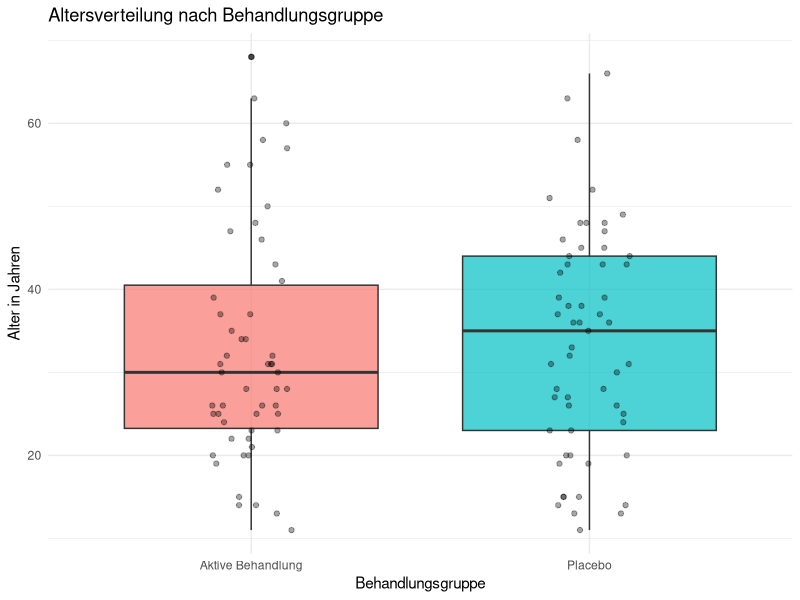
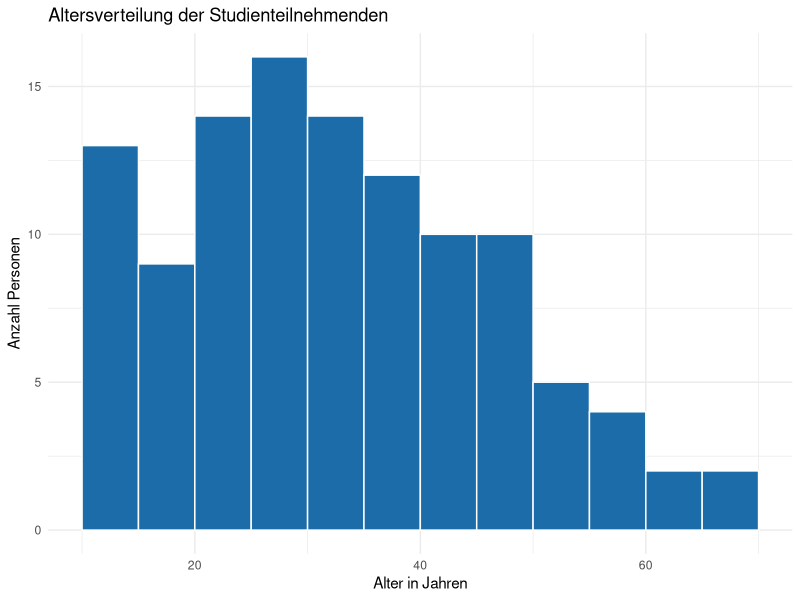
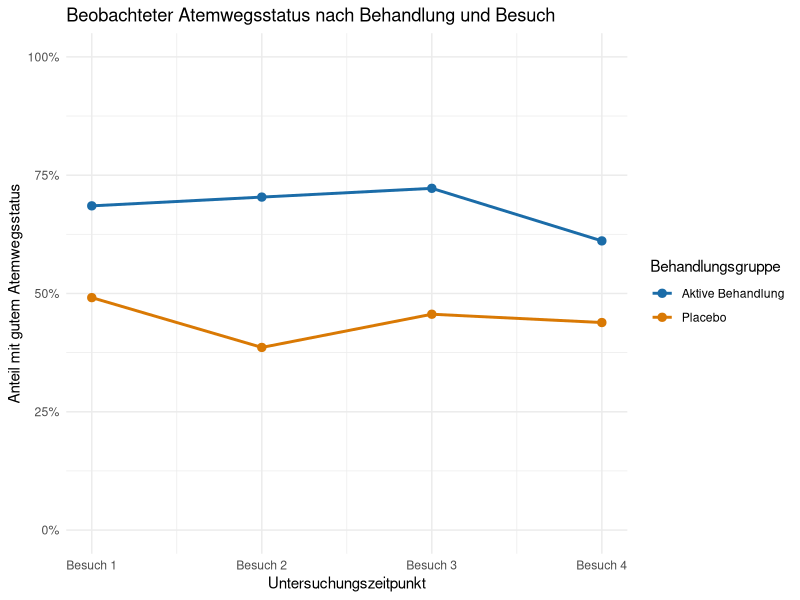
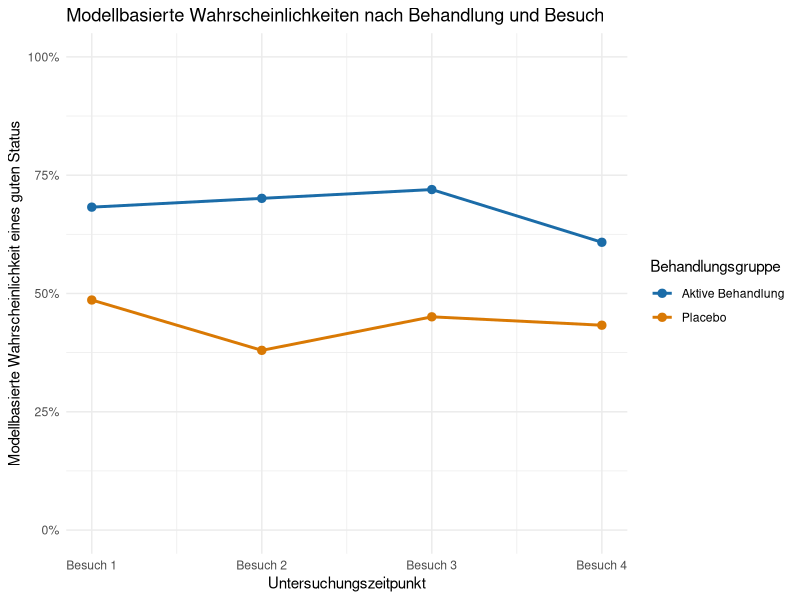
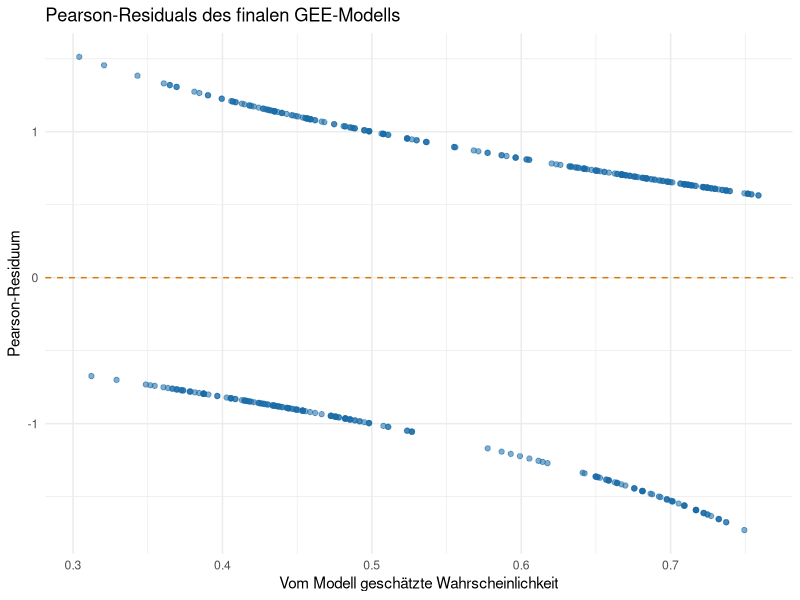

Write the R code that produced these figures, in order.
## ---- chunk 1
#| label: setup

library(geepack)
library(dplyr)
library(tidyr)
library(ggplot2)

data("respiratory", package = "geepack")
## ---- chunk 2
dim(respiratory)
names(respiratory)
str(respiratory)
head(respiratory)
summary(respiratory)
## ---- chunk 3
respiratory <- respiratory %>%
  mutate(
    person_id = interaction(center, id, drop = TRUE)
  )

n_distinct(respiratory$person_id)
## ---- chunk 4
respiratory %>%
  count(person_id, name = "messungen_pro_person") %>%
  count(
    messungen_pro_person,
    name = "anzahl_personen"
  )
## ---- chunk 5
respiratory %>%
  summarise(
    anzahl_personen = n_distinct(person_id),
    anzahl_messungen = n(),
    minimale_messungen_pro_person = min(table(person_id)),
    maximale_messungen_pro_person = max(table(person_id)),
    alle_personen_mit_vier_messungen =
      all(table(person_id) == 4)
  )
## ---- chunk 6
table(respiratory$outcome, useNA = "ifany")
table(respiratory$treat, respiratory$outcome, useNA = "ifany")
## ---- chunk 7
respiratory %>%
  count(center, id) %>%
  summarise(
    anzahl_personen = n(),
    maximale_messungen_pro_person = max(n),
    minimale_messungen_pro_person = min(n)
  )
## ---- chunk 8
respiratory %>%
  distinct(person_id, .keep_all = TRUE) %>%
  group_by(treat) %>%
  summarise(
    personen = n(),
    alter_mittelwert = mean(age),
    alter_median = median(age),
    alter_sd = sd(age),
    alter_minimum = min(age),
    alter_maximum = max(age),
    .groups = "drop"
  )
## ---- chunk 9
respiratory %>%
  distinct(person_id, .keep_all = TRUE) %>%
  count(treat, sex) %>%
  group_by(treat) %>%
  mutate(
    anteil = n / sum(n)
  )
## ---- chunk 10
ggplot(
  respiratory %>%
    distinct(person_id, .keep_all = TRUE),
  aes(x = treat, y = age, fill = treat)
) +
  geom_boxplot(alpha = 0.7) +
  geom_jitter(
    width = 0.12,
    alpha = 0.35,
    height = 0
  ) +
  scale_x_discrete(
    labels = c(
      A = "Aktive Behandlung",
      P = "Placebo"
    )
  ) +
  labs(
    x = "Behandlungsgruppe",
    y = "Alter in Jahren",
    title = "Altersverteilung nach Behandlungsgruppe"
  ) +
  theme_minimal() +
  theme(legend.position = "none")
## ---- chunk 11
ggplot(
  respiratory %>%
    distinct(person_id, .keep_all = TRUE),
  aes(x = age)
) +
  geom_histogram(
    binwidth = 5,
    boundary = 0,
    color = "white",
    fill = "#1B6CA8"
  ) +
  labs(
    x = "Alter in Jahren",
    y = "Anzahl Personen",
    title = "Altersverteilung der Studienteilnehmenden"
  ) +
  theme_minimal()
## ---- chunk 12
deskriptiv_outcome <- respiratory %>%
  group_by(treat, visit) %>%
  summarise(
    personen = n_distinct(person_id),
    beobachtungen = n(),
    guter_status = sum(outcome == 1, na.rm = TRUE),
    schlechter_status = sum(outcome == 0, na.rm = TRUE),
    anteil_guter_status = guter_status / beobachtungen,
    .groups = "drop"
  ) %>%
  mutate(
    anteil_prozent = 100 * anteil_guter_status
  )

deskriptiv_outcome
## ---- chunk 13
deskriptiv_outcome %>%
  mutate(
    Behandlung = case_when(
      treat == "A" ~ "Aktive Behandlung",
      treat == "P" ~ "Placebo",
      TRUE ~ as.character(treat)
    ),
    Besuch = paste("Besuch", visit)
  ) %>%
  select(
    Behandlung,
    Besuch,
    personen,
    beobachtungen,
    guter_status,
    schlechter_status,
    anteil_prozent
  )
## ---- chunk 14
ggplot(
  deskriptiv_outcome,
  aes(
    x = visit,
    y = anteil_guter_status,
    color = treat,
    group = treat
  )
) +
  geom_line(linewidth = 1) +
  geom_point(size = 2.5) +
  scale_x_continuous(
    breaks = 1:4,
    labels = paste("Besuch", 1:4)
  ) +
  scale_y_continuous(
    limits = c(0, 1),
    labels = scales::percent_format(accuracy = 1)
  ) +
  scale_color_manual(
    values = c(
      A = "#1B6CA8",
      P = "#D97904"
    ),
    labels = c(
      A = "Aktive Behandlung",
      P = "Placebo"
    )
  ) +
  labs(
    x = "Untersuchungszeitpunkt",
    y = "Anteil mit gutem Atemwegsstatus",
    color = "Behandlungsgruppe",
    title = "Beobachteter Atemwegsstatus nach Behandlung und Besuch"
  ) +
  theme_minimal()
## ---- chunk 15
zeitpunkt_tests <- lapply(sort(unique(respiratory$visit)), function(v) {
  
  daten_v <- respiratory %>%
    filter(visit == v) %>%
    group_by(treat) %>%
    summarise(
      guter_status = sum(outcome == 1, na.rm = TRUE),
      personen = n(),
      .groups = "drop"
    )
  
  test <- prop.test(
    x = daten_v$guter_status,
    n = daten_v$personen,
    correct = FALSE
  )
  
  tibble(
    visit = v,
    guter_status_aktiv = daten_v$guter_status[daten_v$treat == "A"],
    personen_aktiv = daten_v$personen[daten_v$treat == "A"],
    guter_status_placebo = daten_v$guter_status[daten_v$treat == "P"],
    personen_placebo = daten_v$personen[daten_v$treat == "P"],
    anteil_aktiv = guter_status_aktiv / personen_aktiv,
    anteil_placebo = guter_status_placebo / personen_placebo,
    differenz_prozentpunkte =
      100 * (anteil_aktiv - anteil_placebo),
    p_wert = test$p.value
  )
}) %>%
  bind_rows()

zeitpunkt_tests
## ---- chunk 16
p_werte <- zeitpunkt_tests$p_wert

ergebnisse_multiple_tests <- zeitpunkt_tests %>%
  transmute(
    Besuch = paste("Besuch", visit),
    Anteil_aktive_Behandlung = round(100 * anteil_aktiv, 1),
    Anteil_Placebo = round(100 * anteil_placebo, 1),
    Unterschied_Prozentpunkte = round(differenz_prozentpunkte, 1),
    p_roh = p_wert,
    p_bonferroni = p.adjust(p_werte, method = "bonferroni"),
    p_holm = p.adjust(p_werte, method = "holm"),
    p_bh = p.adjust(p_werte, method = "BH"),
    p_by = p.adjust(p_werte, method = "BY")
  )

ergebnisse_multiple_tests
## ---- chunk 17
ergebnisse_multiple_tests %>%
  mutate(
    signifikant_roh = p_roh < 0.05,
    signifikant_bonferroni = p_bonferroni < 0.05,
    signifikant_holm = p_holm < 0.05,
    signifikant_bh = p_bh < 0.05,
    signifikant_by = p_by < 0.05
  )
## ---- chunk 18
library(geepack)

respiratory <- respiratory %>%
  mutate(
    visit_factor = factor(visit),
    treat = factor(treat),
    sex = factor(sex)
  )

gee_unadjusted <- geeglm(
  outcome ~ treat * visit_factor,
  id = person_id,
  data = respiratory,
  family = binomial(link = "logit"),
  corstr = "exchangeable"
)

summary(gee_unadjusted)
## ---- chunk 19
gee_koeffizienten <- summary(gee_unadjusted)$coefficients

gee_ergebnisse <- tibble(
  Term = rownames(gee_koeffizienten),
  Koeffizient = gee_koeffizienten[, "Estimate"],
  Standardfehler = gee_koeffizienten[, "Std.err"],
  Wald = gee_koeffizienten[, "Wald"],
  p_wert = gee_koeffizienten[, "Pr(>|W|)"]
) %>%
  mutate(
    Odds_Ratio = exp(Koeffizient),
    KI_unten = exp(Koeffizient - 1.96 * Standardfehler),
    KI_oben = exp(Koeffizient + 1.96 * Standardfehler)
  )

gee_ergebnisse
## ---- chunk 20
gee_unstructured <- geeglm(
  outcome ~ treat * visit_factor,
  id = person_id,
  data = respiratory,
  family = binomial(link = "logit"),
  corstr = "unstructured"
)

gee_independence <- geeglm(
  outcome ~ treat * visit_factor,
  id = person_id,
  data = respiratory,
  family = binomial(link = "logit"),
  corstr = "independence"
)

qic_vergleich <- tibble(
  Modell = c(
    "Unabhängig",
    "Austauschbar",
    "Unstrukturiert"
  ),
  QIC = c(
    geepack::QIC(gee_independence)[1],
    geepack::QIC(gee_unadjusted)[1],
    geepack::QIC(gee_unstructured)[1]
  )
)

qic_vergleich
## ---- chunk 21
respiratory <- respiratory %>%
  mutate(
    treat = relevel(factor(treat), ref = "A"),
    sex = relevel(factor(sex), ref = "M"),
    visit_factor = factor(visit)
  )

gee_adjusted <- geeglm(
  outcome ~ treat * visit_factor + age + sex,
  id = person_id,
  data = respiratory,
  family = binomial(link = "logit"),
  corstr = "exchangeable"
)

summary(gee_adjusted)
## ---- chunk 22
gee_adjusted_coefficients <- summary(gee_adjusted)$coefficients

gee_adjusted_results <- tibble(
  Term = rownames(gee_adjusted_coefficients),
  Koeffizient = gee_adjusted_coefficients[, "Estimate"],
  Standardfehler = gee_adjusted_coefficients[, "Std.err"],
  Wald = gee_adjusted_coefficients[, "Wald"],
  p_wert = gee_adjusted_coefficients[, "Pr(>|W|)"]
) %>%
  mutate(
    Odds_Ratio = exp(Koeffizient),
    KI_unten = exp(Koeffizient - 1.96 * Standardfehler),
    KI_oben = exp(Koeffizient + 1.96 * Standardfehler)
  )

gee_adjusted_results
## ---- chunk 23
vergleich_gee_modelle <- bind_rows(
  gee_ergebnisse %>%
    mutate(Modell = "Unadjustiertes GEE-Modell"),
  gee_adjusted_results %>%
    mutate(Modell = "Adjustiertes GEE-Modell")
) %>%
  select(
    Modell,
    Term,
    Koeffizient,
    Standardfehler,
    Odds_Ratio,
    KI_unten,
    KI_oben,
    p_wert
  )

vergleich_gee_modelle
## ---- chunk 24
vorhersage_daten <- expand.grid(
  treat = levels(respiratory$treat),
  visit_factor = levels(respiratory$visit_factor),
  age = mean(respiratory$age, na.rm = TRUE),
  sex = factor("M", levels = levels(respiratory$sex))
) %>%
  mutate(
    visit = as.integer(as.character(visit_factor)),
    Behandlung = case_when(
      treat == "A" ~ "Aktive Behandlung",
      treat == "P" ~ "Placebo",
      TRUE ~ as.character(treat)
    ),
    Besuch = paste("Besuch", visit)
  )

vorhersage_daten$geschaetzte_wahrscheinlichkeit <-
  predict(
    gee_adjusted,
    newdata = vorhersage_daten,
    type = "response"
  )

vorhersage_daten %>%
  select(
    Behandlung,
    Besuch,
    age,
    sex,
    geschaetzte_wahrscheinlichkeit
  ) %>%
  mutate(
    geschaetzte_wahrscheinlichkeit_prozent =
      round(100 * geschaetzte_wahrscheinlichkeit, 1)
  )
## ---- chunk 25
ggplot(
  vorhersage_daten,
  aes(
    x = visit,
    y = geschaetzte_wahrscheinlichkeit,
    color = treat,
    group = treat
  )
) +
  geom_line(linewidth = 1) +
  geom_point(size = 2.5) +
  scale_x_continuous(
    breaks = 1:4,
    labels = paste("Besuch", 1:4)
  ) +
  scale_y_continuous(
    limits = c(0, 1),
    labels = scales::percent_format(accuracy = 1)
  ) +
  scale_color_manual(
    values = c(
      A = "#1B6CA8",
      P = "#D97904"
    ),
    labels = c(
      A = "Aktive Behandlung",
      P = "Placebo"
    )
  ) +
  labs(
    x = "Untersuchungszeitpunkt",
    y = "Modellbasierte Wahrscheinlichkeit eines guten Status",
    color = "Behandlungsgruppe",
    title = "Modellbasierte Wahrscheinlichkeiten nach Behandlung und Besuch"
  ) +
  theme_minimal()
## ---- chunk 26
gee_ohne_interaktion <- geeglm(
  outcome ~ treat + visit_factor + age + sex,
  id = person_id,
  data = respiratory,
  family = binomial(link = "logit"),
  corstr = "exchangeable"
)

modellvergleich_zeit <- tibble(
  Modell = c(
    "Mit Behandlung-Zeit-Interaktion",
    "Ohne Behandlung-Zeit-Interaktion"
  ),
  QIC = c(
    geepack::QIC(gee_adjusted)[1],
    geepack::QIC(gee_ohne_interaktion)[1]
  )
)

modellvergleich_zeit
## ---- chunk 27
gee_final <- geeglm(
  outcome ~ treat + visit_factor + age + sex,
  id = person_id,
  data = respiratory,
  family = binomial(link = "logit"),
  corstr = "exchangeable"
)

summary(gee_final)
## ---- chunk 28
gee_final_coefficients <- summary(gee_final)$coefficients

gee_final_results <- tibble(
  Term = rownames(gee_final_coefficients),
  Koeffizient = gee_final_coefficients[, "Estimate"],
  Standardfehler = gee_final_coefficients[, "Std.err"],
  Wald = gee_final_coefficients[, "Wald"],
  p_wert = gee_final_coefficients[, "Pr(>|W|)"]
) %>%
  mutate(
    Odds_Ratio = exp(Koeffizient),
    KI_unten = exp(Koeffizient - 1.96 * Standardfehler),
    KI_oben = exp(Koeffizient + 1.96 * Standardfehler)
  )

gee_final_results
## ---- chunk 29
behandlung_final <- gee_final_results %>%
  filter(Term == "treatP") %>%
  mutate(
    Vergleich = "Placebo gegenüber aktiver Behandlung"
  ) %>%
  select(
    Vergleich,
    Odds_Ratio,
    KI_unten,
    KI_oben,
    p_wert
  )

behandlung_final
## ---- chunk 30
vorhersage_final <- expand.grid(
  treat = levels(respiratory$treat),
  visit_factor = levels(respiratory$visit_factor),
  age = mean(respiratory$age, na.rm = TRUE),
  sex = factor("M", levels = levels(respiratory$sex))
) %>%
  mutate(
    visit = as.integer(as.character(visit_factor)),
    Behandlung = case_when(
      treat == "A" ~ "Aktive Behandlung",
      treat == "P" ~ "Placebo",
      TRUE ~ as.character(treat)
    ),
    Besuch = paste("Besuch", visit)
  )

vorhersage_final$wahrscheinlichkeit_guter_status <-
  predict(
    gee_final,
    newdata = vorhersage_final,
    type = "response"
  )

vorhersage_final %>%
  select(
    Behandlung,
    Besuch,
    age,
    sex,
    wahrscheinlichkeit_guter_status
  ) %>%
  mutate(
    wahrscheinlichkeit_prozent =
      round(100 * wahrscheinlichkeit_guter_status, 1)
  )
## ---- chunk 31
library(splines)

gee_age_nonlinear <- geeglm(
  outcome ~ treat + visit_factor + ns(age, df = 2) + sex,
  id = person_id,
  data = respiratory,
  family = binomial(link = "logit"),
  corstr = "exchangeable"
)

modellvergleich_alter <- tibble(
  Modell = c(
    "Lineares Altersmodell",
    "Nichtlineares Altersmodell"
  ),
  QIC = c(
    geepack::QIC(gee_final)[1],
    geepack::QIC(gee_age_nonlinear)[1]
  )
)

modellvergleich_alter
## ---- chunk 32
diagnostik_gee <- respiratory %>%
  mutate(
    vorhergesagt = fitted(gee_final),
    pearson_residuum = residuals(gee_final, type = "pearson")
  )

summary(diagnostik_gee$pearson_residuum)
## ---- chunk 33
ggplot(
  diagnostik_gee,
  aes(
    x = vorhergesagt,
    y = pearson_residuum
  )
) +
  geom_point(
    alpha = 0.55,
    color = "#1B6CA8"
  ) +
  geom_hline(
    yintercept = 0,
    linetype = "dashed",
    color = "#D97904"
  ) +
  labs(
    x = "Vom Modell geschätzte Wahrscheinlichkeit",
    y = "Pearson-Residuum",
    title = "Pearson-Residuals des finalen GEE-Modells"
  ) +
  theme_minimal()
## ---- chunk 34
diagnostik_gee %>%
  mutate(
    abs_pearson_residuum = abs(pearson_residuum)
  ) %>%
  arrange(desc(abs_pearson_residuum)) %>%
  select(
    person_id,
    visit,
    treat,
    age,
    sex,
    outcome,
    vorhergesagt,
    pearson_residuum
  ) %>%
  slice_head(n = 10)
## ---- chunk 35
gee_final_nonlinear_age <- geeglm(
  outcome ~ treat + visit_factor + ns(age, df = 2) + sex,
  id = person_id,
  data = respiratory,
  family = binomial(link = "logit"),
  corstr = "exchangeable"
)

vergleich_alter_behandlung <- bind_rows(
  gee_final_results %>%
    filter(Term == "treatP") %>%
    transmute(
      Modell = "Lineares Altersmodell",
      Odds_Ratio,
      KI_unten,
      KI_oben,
      p_wert
    ),
  tibble(
    Modell = "Nichtlineares Altersmodell",
    Odds_Ratio = exp(coef(gee_final_nonlinear_age)["treatP"]),
    KI_unten = exp(
      coef(gee_final_nonlinear_age)["treatP"] -
        1.96 * summary(gee_final_nonlinear_age)$coefficients[
          "treatP", "Std.err"
        ]
    ),
    KI_oben = exp(
      coef(gee_final_nonlinear_age)["treatP"] +
        1.96 * summary(gee_final_nonlinear_age)$coefficients[
          "treatP", "Std.err"
        ]
    ),
    p_wert = summary(gee_final_nonlinear_age)$coefficients[
      "treatP", "Pr(>|W|)"
    ]
  )
)

vergleich_alter_behandlung
